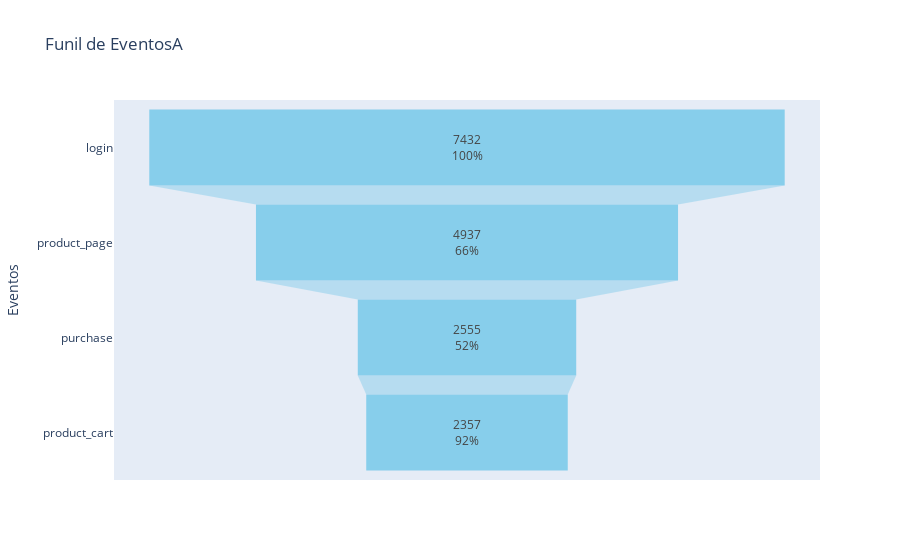

The cell this chart's notebook holds for it:
### Code cell
# Criando um gráfico de funil com Plotly
fig = go.Figure(go.Funnel(
    y=funilA.index,
    x=funilA.values,
    textinfo="value+percent previous",
    marker=dict(color="skyblue"),
))

# título e rótulos aos eixos
fig.update_layout(title="Funil de EventosA",
                  xaxis_title="Número de Usuários",
                  yaxis_title="Eventos")


fig.show()

### Figure 1 — Plotly figure (JSON) as saved in the notebook; plotly's stock layout.template omitted (floating-point values rounded to 4 significant figures)
{"data": [{"marker": {"color": "skyblue"}, "textinfo": "value+percent previous", "type": "funnel", "x": [7432, 4937, 2555, 2357], "y": ["login", "product_page", "purchase", "product_cart"]}], "layout": {"title": {"text": "Funil de EventosA"}, "xaxis": {"title": {"text": "Número de Usuários"}}, "yaxis": {"title": {"text": "Eventos"}}}}
